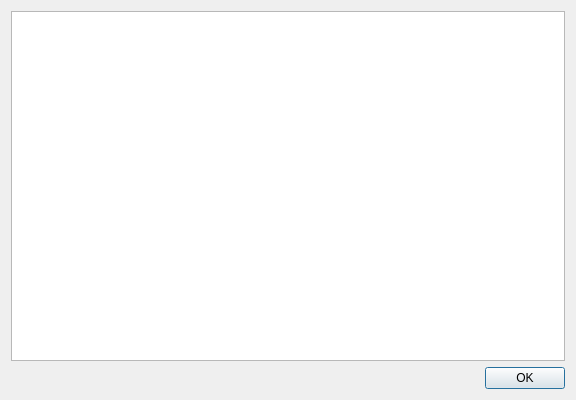
<?xml version="1.0" encoding="UTF-8"?>
<ui version="4.0">
 <class>ShowResult</class>
 <widget class="QDialog" name="ShowResult">
  <property name="geometry">
   <rect>
    <x>0</x>
    <y>0</y>
    <width>576</width>
    <height>400</height>
   </rect>
  </property>
  <property name="windowTitle">
   <string>结果</string>
  </property>
  <property name="windowIcon">
   <iconset theme="dialog-information"/>
  </property>
  <layout class="QVBoxLayout" name="verticalLayout">
   <item>
    <widget class="QListView" name="ResultList"/>
   </item>
   <item>
    <widget class="QDialogButtonBox" name="buttonBox">
     <property name="locale">
      <locale language="Chinese" country="China"/>
     </property>
     <property name="orientation">
      <enum>Qt::Horizontal</enum>
     </property>
     <property name="standardButtons">
      <set>QDialogButtonBox::Ok</set>
     </property>
    </widget>
   </item>
  </layout>
 </widget>
 <resources/>
 <connections>
  <connection>
   <sender>buttonBox</sender>
   <signal>accepted()</signal>
   <receiver>ShowResult</receiver>
   <slot>accept()</slot>
   <hints>
    <hint type="sourcelabel">
     <x>248</x>
     <y>254</y>
    </hint>
    <hint type="destinationlabel">
     <x>157</x>
     <y>274</y>
    </hint>
   </hints>
  </connection>
  <connection>
   <sender>buttonBox</sender>
   <signal>rejected()</signal>
   <receiver>ShowResult</receiver>
   <slot>reject()</slot>
   <hints>
    <hint type="sourcelabel">
     <x>316</x>
     <y>260</y>
    </hint>
    <hint type="destinationlabel">
     <x>286</x>
     <y>274</y>
    </hint>
   </hints>
  </connection>
 </connections>
</ui>
